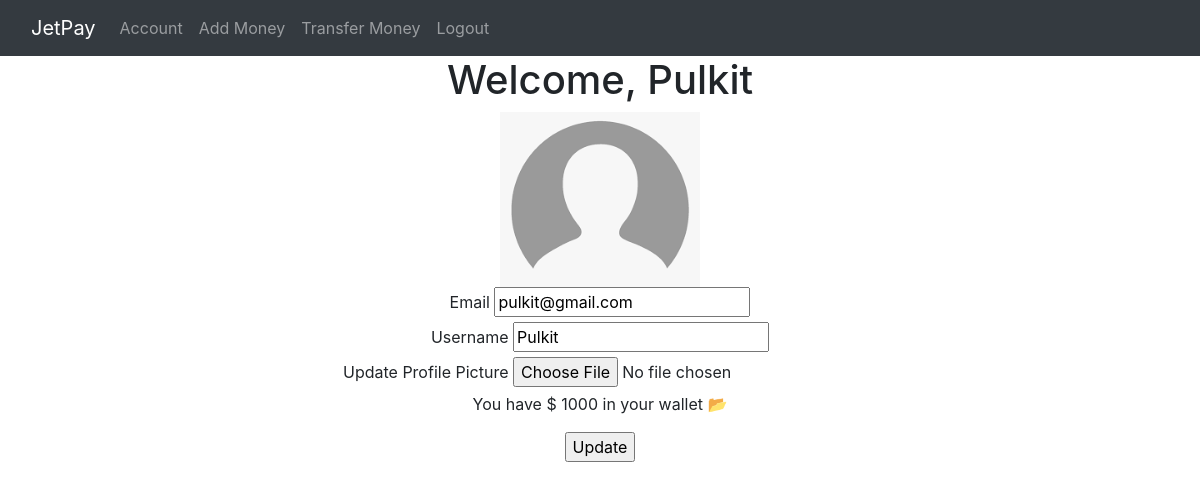
Before: /account (signed in) with the older database file.
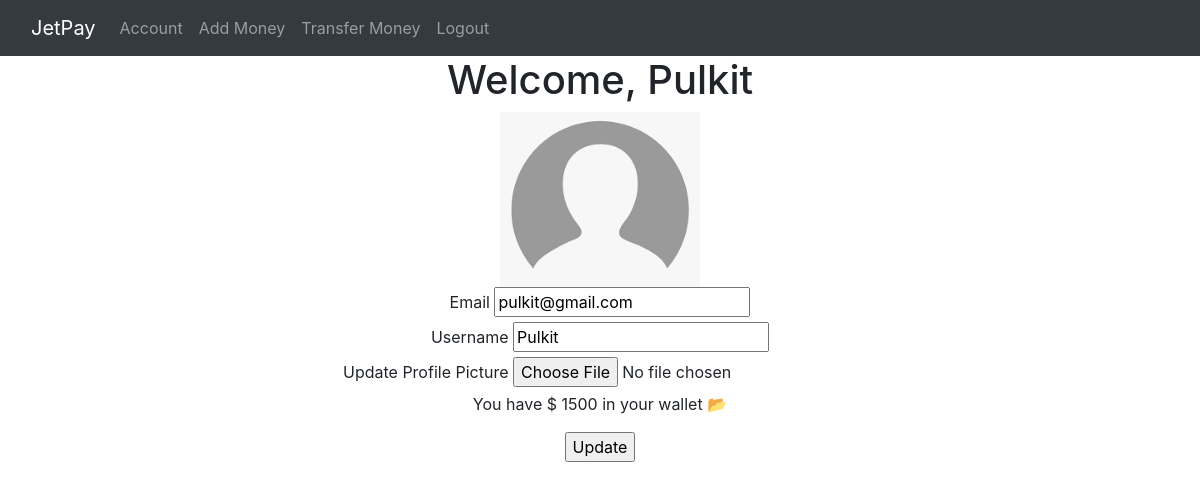
After: the same page with the newer database file.
### digitalWallet/__init__.py (models this page shows, shortened)
class User(db.Model,UserMixin):
	__tablename__ = 'users'
	id = db.Column(db.Integer,primary_key = True)
	profile_image = db.Column(db.String(20),nullable = False,default = 'default.jpg')
	email = db.Column(db.String(64),unique = True,index = True)
	username = db.Column(db.String(64),unique = True,index = True)
	password_hash = db.Column(db.String(128))
	amount = db.Column(db.Integer,default = 0)

### digitalWallet/__init__.py (the view)
@app.route('/account',methods = ['GET','POST'])
def account():
	form = UpdateUserForm()
	if form.validate_on_submit():
		current_user.username = form.username.data
		current_user.email = form.email.data
		db.session.commit()
		flash('User account updated')
		return redirect(url_for('users.account'))
	elif request.method == 'GET':
		form.username.data = current_user.username
		form.email.data = current_user.email
	print(f"User has {current_user.amount}")
	profile_image = url_for('static',filename = 'profile_pics/' + current_user.profile_image)
	print(f"Path to the profile image : {profile_image} ")
	return render_template('account.html',current_user = current_user,form = form,profile_image = profile_image)

### digitalWallet/__init__.py (shortened to what this page needs)
class UpdateUserForm(FlaskForm):
	email = StringField('Email',validators=[DataRequired(),Email()])
	username = StringField('Username',validators=[DataRequired()])
	picture = FileField('Update Profile Picture',validators= [FileAllowed(['png','jpg'])])
	amount = IntegerField('Updated amount',validators=[DataRequired()])
	submit = SubmitField('Update')

### digitalWallet/__init__.py (called while the page is built)
@login_manager.user_loader
def load_user(user_id):
	return User.query.get(user_id)

### digitalWallet/templates/account.html (shortened to what this page needs)
{% extends 'base.html' %}
{% block content %}
<div align='center'>
	<h1>Welcome, {{current_user.username}}</h1>
	<img src="/static/images/default.png" alt="" width="200">
	<div class="container">
		<form method="POST" action="" enctype="multipart/form-data">
			{{form.email.label}} {{form.email}} <br>
			{{form.username.label}} {{form.username}} <br>
			{{form.picture.label}} {{form.picture}} <br>
			<p>You have $ {{current_user.amount}} in your wallet 📂</p>
			{{form.submit()}}
		</form>
	</div>
</div>
{% endblock %}

### digitalWallet/templates/base.html (shortened to what this page needs)
<!DOCTYPE html>
<html lang="en">
{% block head %}
<head>
	<link rel="stylesheet" href="https://maxcdn.bootstrapcdn.com/bootstrap/4.0.0/css/bootstrap.min.css"
>
	<link rel="stylesheet" href="/static/stylesheet.css">
</head>
{% endblock %}
<body>
	{% block navbar %}
	<nav class="navbar navbar-expand-lg navbar-dark bg-dark">
		<div class="container-fluid">
			<a class="navbar-brand" href="{{url_for('index')}}">JetPay</a>
			<div class="collapse navbar-collapse" id="navbarNav">
				<ul class="navbar-nav">
					{% if current_user.is_authenticated %}
					<li class="nav-item">
						<a class="nav-link" href="{{url_for('account')}}">Account</a>
					</li>
					<li class="nav-item">
						<a class="nav-link" href="{{url_for('add_money')}}">Add Money</a>
					</li>
					<li class="nav-item">
						<a class="nav-link" href="{{url_for('transaction')}}">Transfer Money</a>
					</li>
					<li class="nav-item">
						<a class="nav-link" href="{{url_for('logout')}}">Logout</a>
					</li>
					{% endif %}
				</ul>
			</div>
		</div>
	</nav>
	{% endblock %}
	{% block content %}
	{% endblock %}
</body>
</html>

### digitalWallet/static/stylesheet.css (style rules this page uses)
body { overflow-x: hidden; }

Changed rows visible on the page:
changed User "Pulkit": amount "1000" → "1500"
